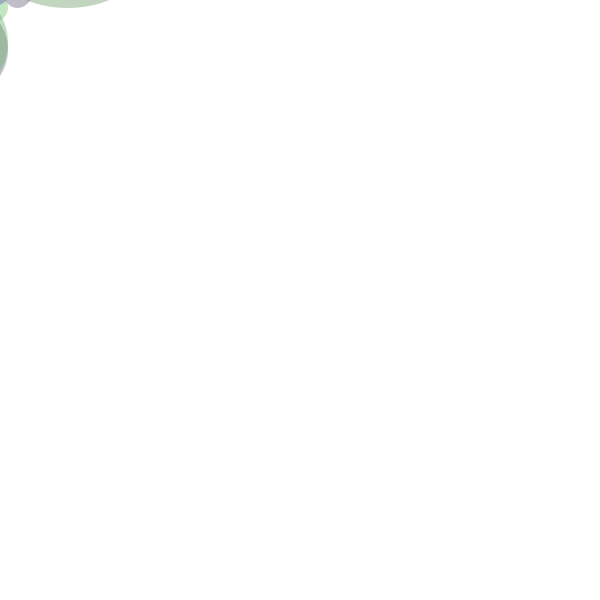
Frame 1 (no input)
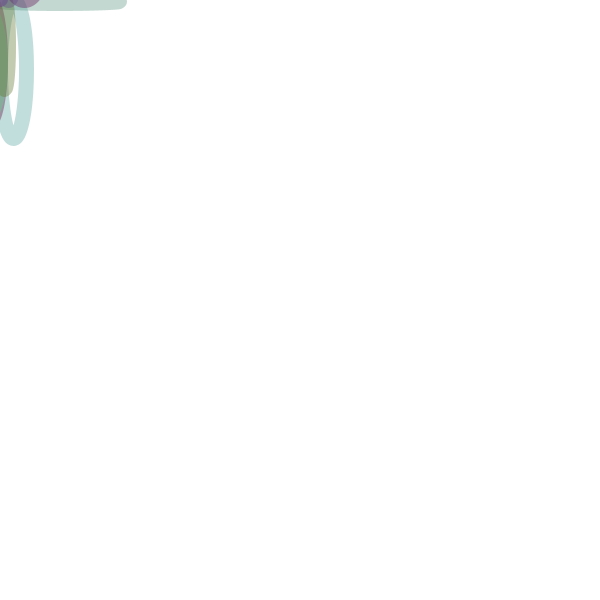
Frame 60 (the mouse pressed at the canvas centre just before this capture)
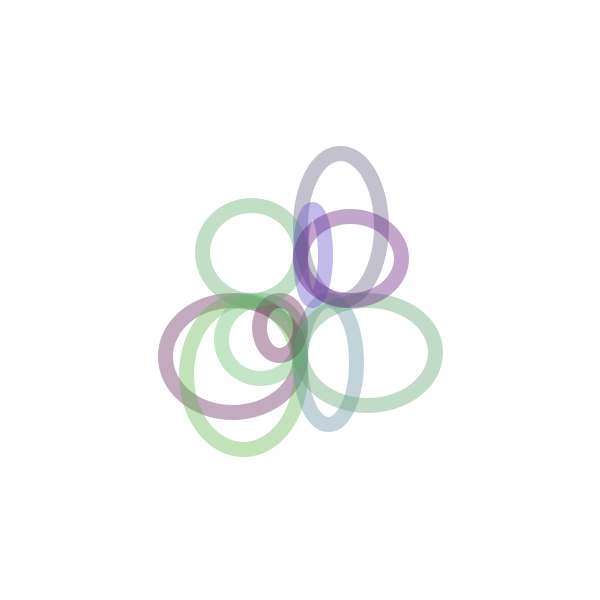
Frame 120 (the mouse held since frame 60 and released just before this capture)

The Processing sketch that drew these frames (run headless with seeded random() and noise(); from frame 60 on, the mouse is pressed at the canvas centre):

// Processing sketch: processing_88250
// ── processing_88250.pde

int x=0;
 int y=0;

void setup() {
  size(600, 600);
  noFill();
  strokeWeight(15);

}
 
void draw() {
 background(255);

  ellipseMode(CORNERS);
 x=mouseX;
 y=mouseY;  


 for (int i=0; i<10; i++){
  
  stroke(100, random(200)+20, random(150)+50, 100);
  ellipse(x, y, x+random(300)-150, y+random(300)-150);
  
}
 }
